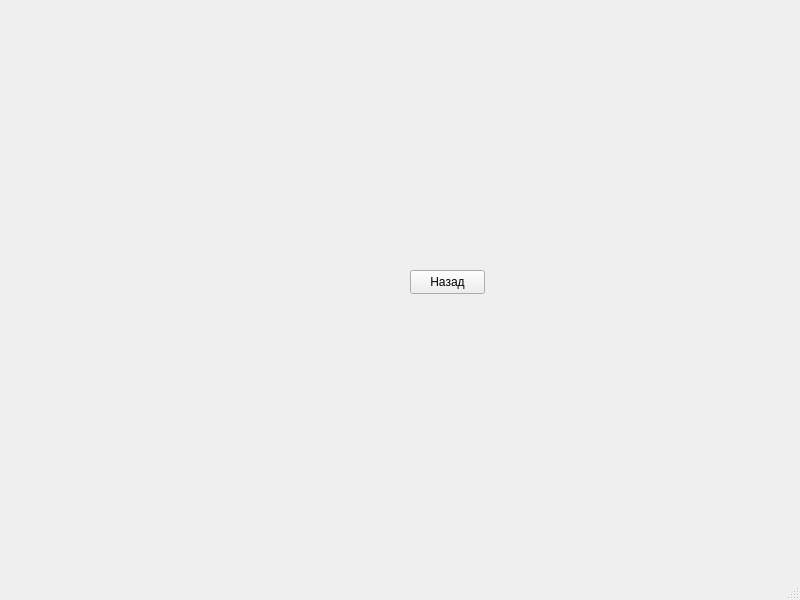
<?xml version="1.0" encoding="UTF-8"?>
<ui version="4.0">
 <class>MainWindow</class>
 <widget class="QMainWindow" name="MainWindow">
  <property name="geometry">
   <rect>
    <x>0</x>
    <y>0</y>
    <width>800</width>
    <height>600</height>
   </rect>
  </property>
  <property name="windowTitle">
   <string>MainWindow</string>
  </property>
  <widget class="QWidget" name="centralwidget">
   <widget class="QPushButton" name="quitButton">
    <property name="geometry">
     <rect>
      <x>410</x>
      <y>270</y>
      <width>75</width>
      <height>24</height>
     </rect>
    </property>
    <property name="text">
     <string>Назад</string>
    </property>
   </widget>
  </widget>
  <widget class="QMenuBar" name="menubar">
   <property name="geometry">
    <rect>
     <x>0</x>
     <y>0</y>
     <width>800</width>
     <height>22</height>
    </rect>
   </property>
  </widget>
  <widget class="QStatusBar" name="statusbar"/>
 </widget>
 <resources/>
 <connections/>
</ui>
